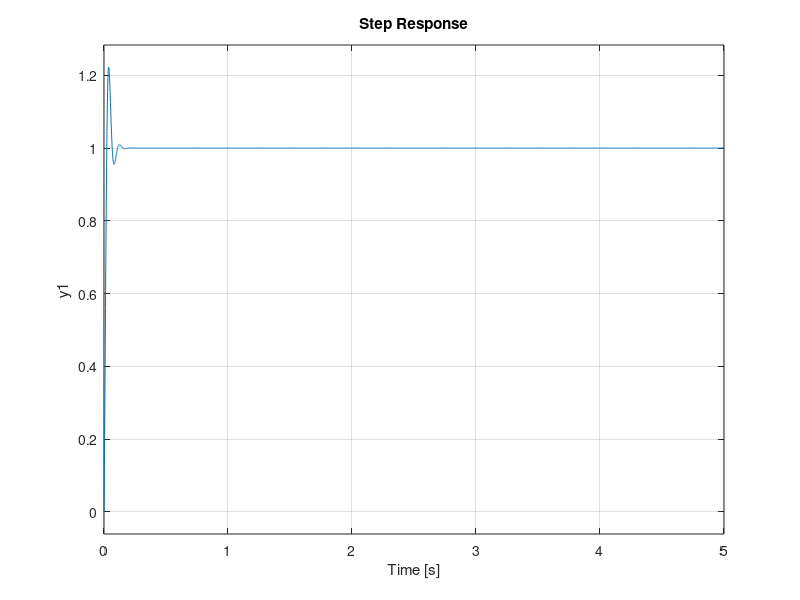
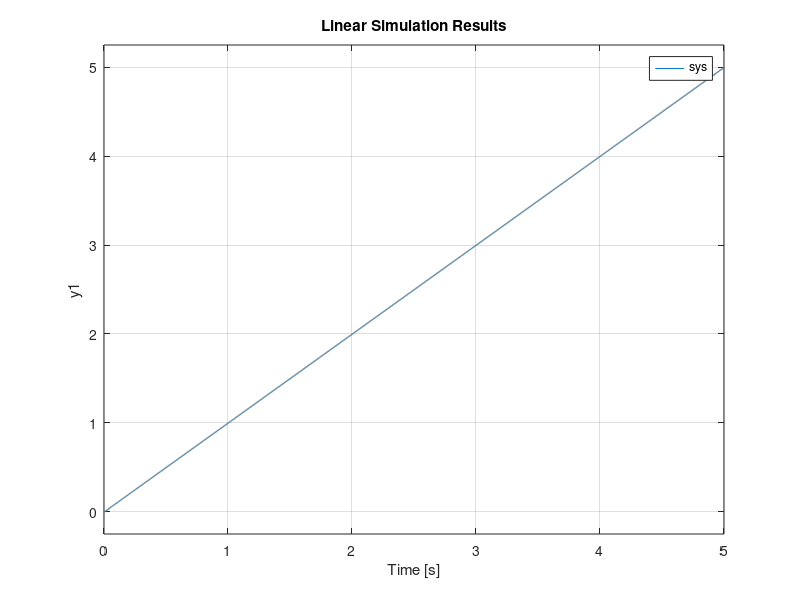
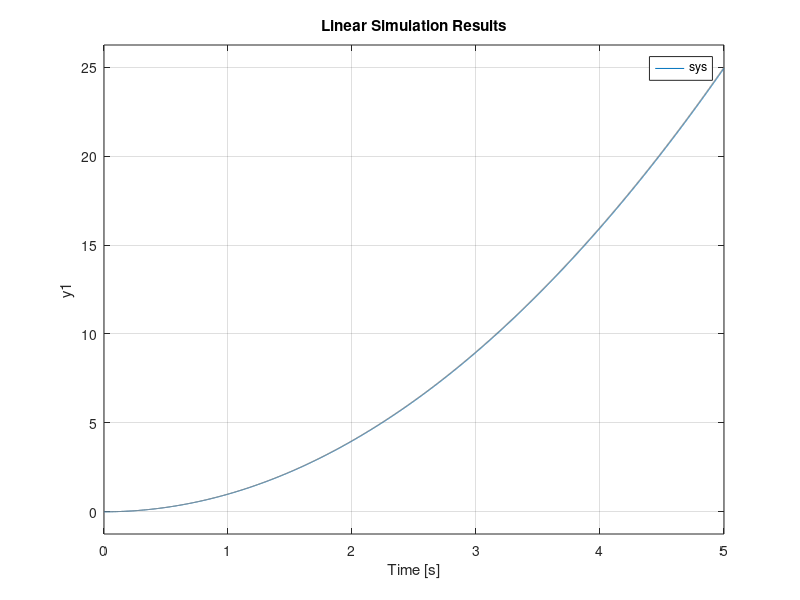

Reproduce these figures in MATLAB, in order.
clc;close all;clear all;
kp =1;
kd = 5.06e-3;
sys1 = tf([6561],[1 40.5 0]);
sys2 = tf([kd kp ],[1]);
sys = sys1*sys2;
t= 0:0.001:5;
sys =feedback(sys,1);
step(sys,t)
figure
ramp = t;
lsim(sys,ramp,t);
parabolic = t.^2;
figure
lsim(sys,parabolic,t);